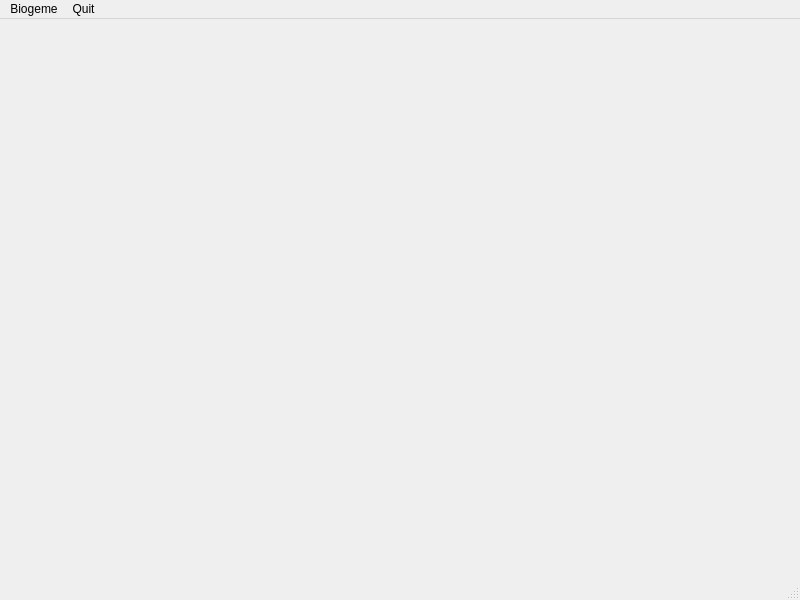
<?xml version="1.0" encoding="UTF-8"?>
<ui version="4.0">
 <class>MainWindow</class>
 <widget class="QMainWindow" name="MainWindow">
  <property name="geometry">
   <rect>
    <x>0</x>
    <y>0</y>
    <width>800</width>
    <height>600</height>
   </rect>
  </property>
  <property name="windowTitle">
   <string>MainWindow</string>
  </property>
  <widget class="QWidget" name="centralwidget"/>
  <widget class="QMenuBar" name="menubar">
   <property name="geometry">
    <rect>
     <x>0</x>
     <y>0</y>
     <width>800</width>
     <height>22</height>
    </rect>
   </property>
   <widget class="QMenu" name="menuBiogeme">
    <property name="title">
     <string>Biogeme</string>
    </property>
    <addaction name="actionOpen_model_file"/>
    <addaction name="actionOpen_data_file"/>
   </widget>
   <widget class="QMenu" name="menuQuit">
    <property name="title">
     <string>Quit</string>
    </property>
   </widget>
   <addaction name="menuBiogeme"/>
   <addaction name="menuQuit"/>
  </widget>
  <widget class="QStatusBar" name="statusbar"/>
  <action name="actionOpen_model_file">
   <property name="text">
    <string>Open model file...</string>
   </property>
  </action>
  <action name="actionOpen_data_file">
   <property name="text">
    <string>Open data file...</string>
   </property>
  </action>
 </widget>
 <resources/>
 <connections/>
</ui>
